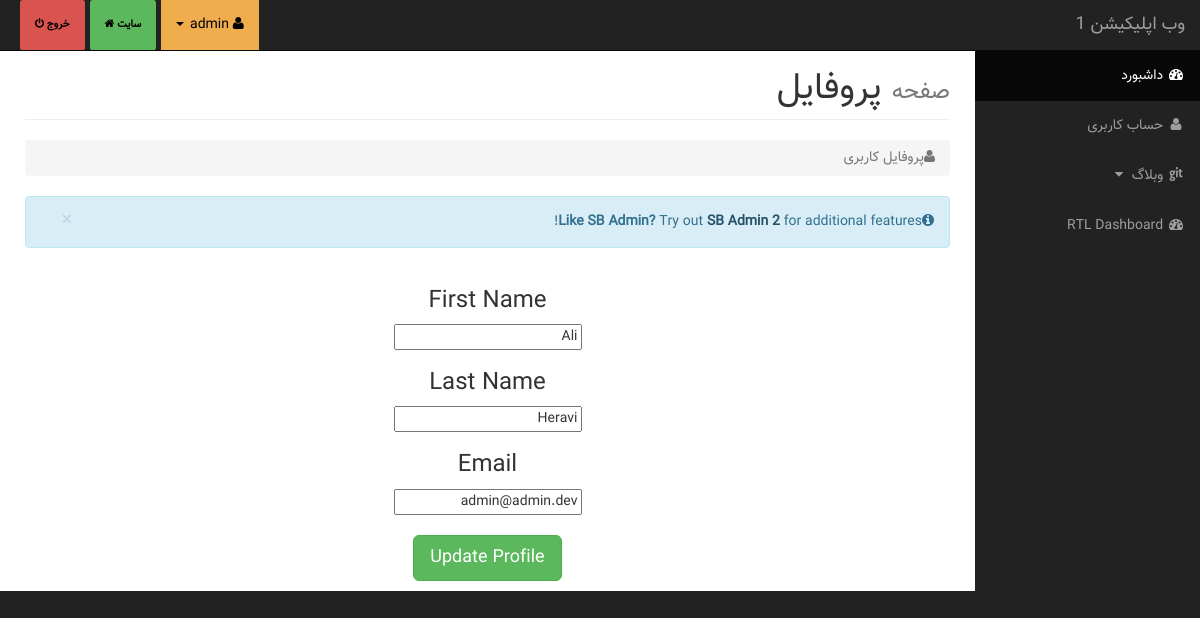
The page /accounts/profile/ (signed in) on the database its author committed.
### accounts/models.py (models this page shows)
class User(AbstractUser):
    email = models.EmailField(unique=True, verbose_name='ایمیل')
    phone = models.CharField(max_length = 16, verbose_name='موبایل', blank=True)
    codeMelli = models.CharField(max_length = 10, unique=True, verbose_name='کد ملی', blank=True, null=True)
    reffrall = models.CharField(max_length = 10, unique=True, default=get_random_string(10).lower(), editable=False, verbose_name='کد بازاریابی')
    is_author = models.BooleanField(default=False, verbose_name="کاربر تایید شده")

### accounts/views.py (the view)
# urls.py: path('profile/', profile, name="profile"),
@login_required
def profile(request):
    if request.method == 'POST':
        form = EditProfileForm(request.POST, instance=request.user)
        if form.is_valid:
            form.save()
            return redirect('accounts:vertifyAcc')
        else:
            print("Error Save EditeProfiel")
    else:
        form = EditProfileForm(instance=request.user)
        args = { 'from': form}
    return render(request, "registration/profile.html", args)

### accounts/forms.py
class EditProfileForm(forms.ModelForm):
    class Meta:
        model = User
        fields = (
            "last_name",
            "first_name",
            "email",
        )

### templates/registration/profile.html (shortened to what this page needs)
{% extends './base.html' %}
{% load crispy_forms_tags %}
{% block content %}
    <div id="page-wrapper">
        <div class="container-fluid">
            <div class="row">
                <div class="col-lg-12">
                    <h1 class="page-header">
                        <small>صفحه</small> پروفایل
                    </h1>
                    <ol class="breadcrumb">
                        <li class="active">
                            <i class="fa fa-user"></i>پروفایل کاربری
                        </li>
                    </ol>
                </div>
            </div>
            <div class="row">
                <div class="col-lg-12">
                    <div class="alert alert-info alert-dismissable">
                        <button type="button" class="close" data-dismiss="alert" aria-hidden="true">&times;</button>
                        <i class="fa fa-info-circle"></i><strong>Like SB Admin?</strong> Try out <a href="#" class="alert-link">SB Admin 2</a> for additional features!
                    </div>
                </div>
            </div>
<div class"row">
<div class="col-lg-12">
<div class="card text-center">
<form method="POST">
    <div class="col-sm">
      <div class="col row">
      <h3>First Name</h3>
      <input type="text" name="first_name" value="{{ user.first_name }}" id="id_first_name">
      <h3>Last Name</h3>
      <input type="text" name="last_name" value="{{ user.last_name }}"  id="id_last_name">
      <h3>Email</h3>
      <input type="email" name="email" required value="{{ user.email }}" id="id_email">
      </div><br/>
      <button class="btn btn-lg btn-success" type="submit">Update Profile</button>
    </div>
  </form>
</div>
</div>
</div>
        </div>
    </div>
{% endblock %}

### templates/registration/pop/sidebar.html (shortened to what this page needs)
        <nav class="navbar navbar-inverse navbar-fixed-top" role="navigation">
            <div class="navbar-header">
                <a class="navbar-brand" href="{% url 'accounts:indexAcc' %}">وب اپلیکیشن 1</a>
            </div>
            <ul class="nav navbar-left top-nav">
                <li>
                    <a href="{% url 'accounts:logout' %}" class="label label-danger">خروج <i class="fa fa-power-off"></i></a>
                </li>
                <li>
                    <a href="{% url 'blog:Home' %}" class="label label-success">سایت <i class="fa fa-home"></i></a>
                </li>
                <li class="dropdown">
                    <a href="#" class="dropdown-toggle label-warning" data-toggle="dropdown"><i class="fa fa-user"></i> {{ user.username }} <b class="caret"></b></a>
                </li>
            </ul>
            <div class="collapse navbar-collapse navbar-ex1-collapse">
                <ul class="nav navbar-nav side-nav">
                    <li class="active">
                        <a href="{% url 'accounts:indexAcc' %}"><i class="fa fa-fw fa-dashboard"></i> داشبورد</a>
                    </li>
                    <li>
                        <a href="{% url 'accounts:profile' %}"><i class="fa fa-fw fa-user"></i> حساب کاربری</a>
                    </li>
                    <li>
                        <a href="javascript:;" data-toggle="collapse" data-target="#demo"><i class="fa fa-fw fa-git"></i> ‌وبلاگ <i class="fa fa-fw fa-caret-down"></i></a>
                    </li>
                    <li>
                        <a href="#"><i class="fa fa-fw fa-dashboard"></i> RTL Dashboard</a>
                    </li>
                </ul>
            </div>
        </nav>

### conf/static/dash/css/sb-admin.css (style rules this page uses)
body { font-family: "Vazir" !important; margin-top: 100px; background-color: #222; }
@media (min-width:768px) { body { font-family: "Vazir" !important; margin-top: 20px; } }
#page-wrapper { width: 100%; padding: 0; background-color: #fff; }
@media (min-width:768px) { #page-wrapper { padding: 10px; } }
.top-nav { padding: 0 15px; }
.top-nav>li { display: inline-block; float: left; }
.top-nav>li>a { padding-top: 15px; padding-bottom: 15px; line-height: 20px; margin-left: 5px; color: #000; }
@media (min-width:768px) { .side-nav { position: fixed; top: 51px; left: 225px; width: 225px; margin-left: -225px; border: none; border-radius: 0; overflow-y: auto; background-color: #222; } }
@media (min-width:768px) { .side-nav>li>a { width: 225px; } }

### conf/static/dash/css/sb-admin-rtl.css (style rules this page uses)
@media (min-width: 768px) { .side-nav { right: 0;left: auto; } }

### rows shown on the page
User: username "admin", first_name "Ali", last_name "Heravi", email "admin@admin.dev"
